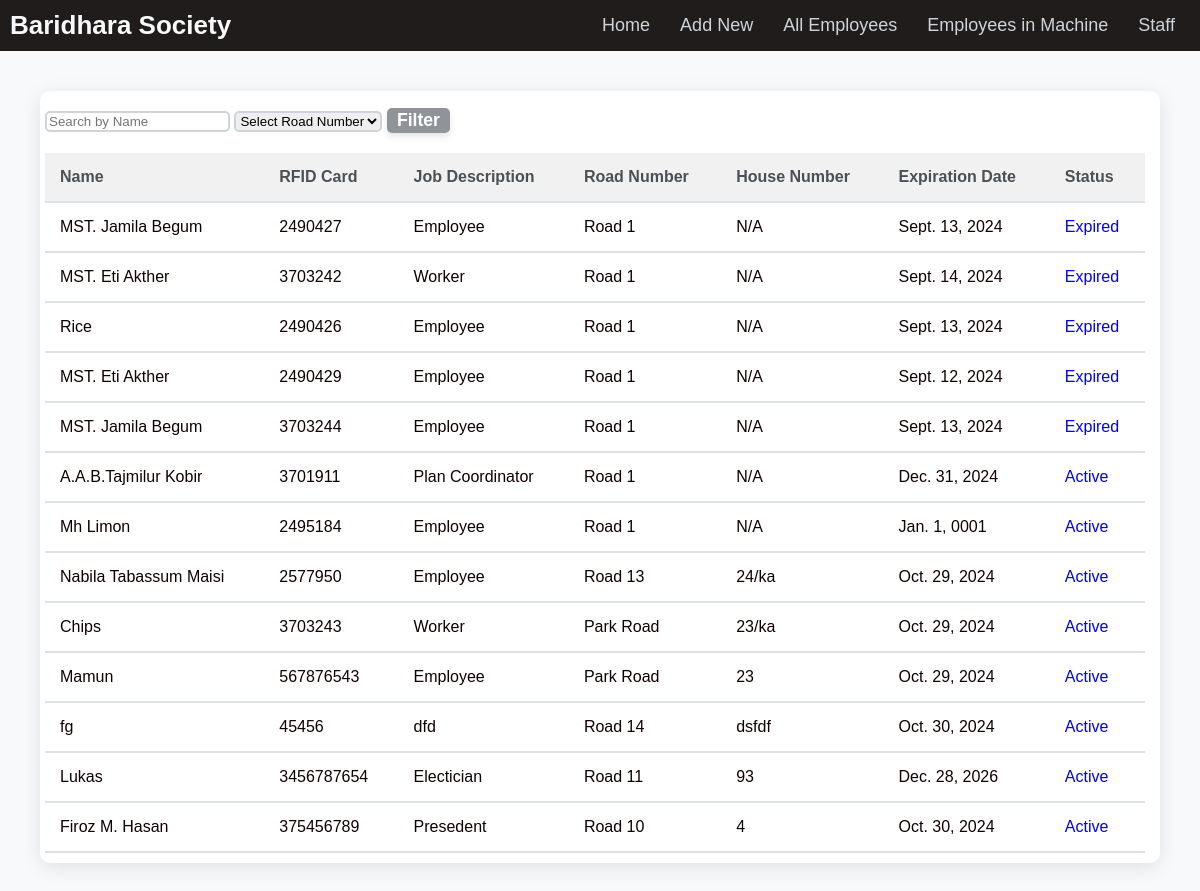
/employees/, run on an earlier commit of the app's database.
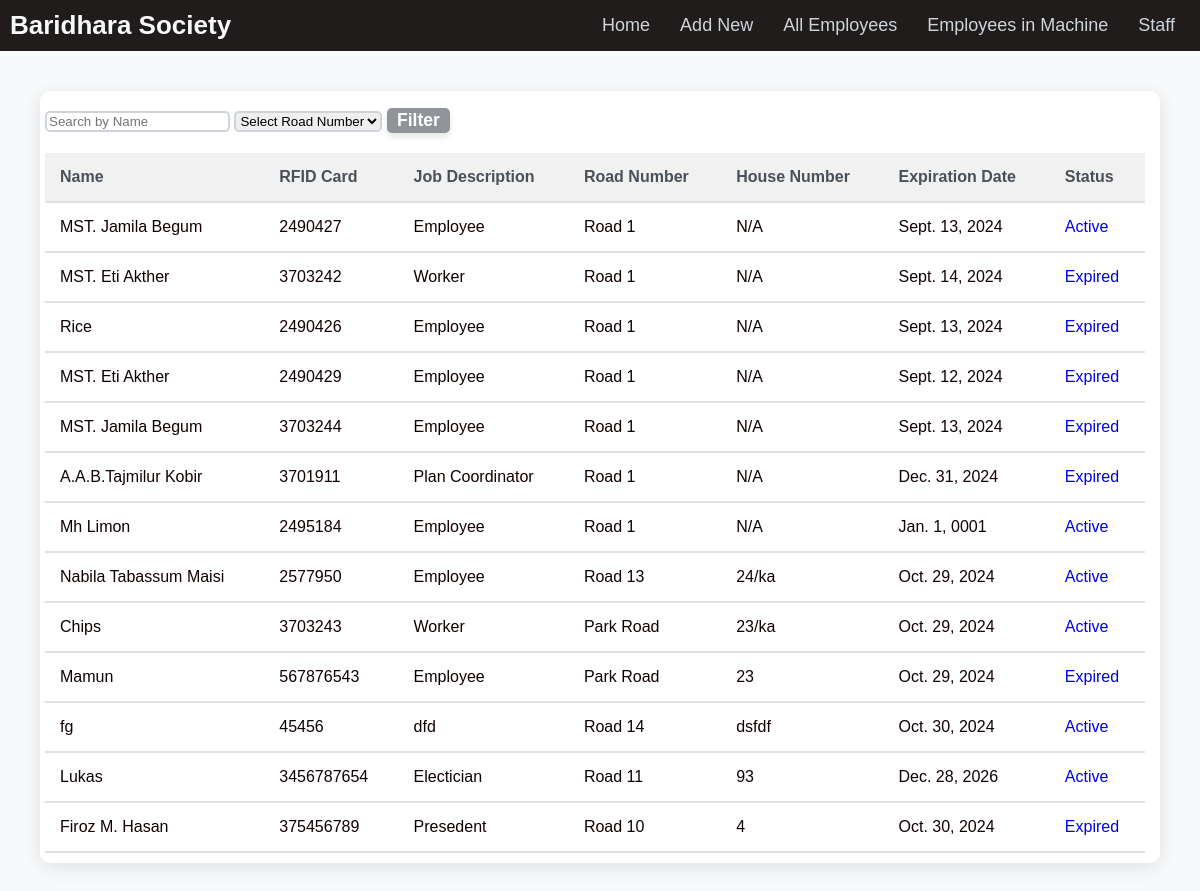
And on a later commit of the database.
### employees/models.py (models this page shows, shortened)
class Employee(models.Model):
    ROAD_CHOICES = [(f"Road {i}", f"Road {i}") for i in range(1, 15)] + [
        ("UN Road", "UN Road"),
        ("Park Road", "Park Road")
    ]
    name = models.CharField(max_length=100)
    rfid_card = models.BigIntegerField(unique=True)
    job_description = models.CharField(max_length=100)
    road_number = models.CharField(max_length=10, choices=ROAD_CHOICES)  # Dropdown for road numbers
    house_number = models.CharField(max_length=10)  # Text field for house number
    expire_date = models.DateField()
    is_active = models.BooleanField(default=True)
    added_to_machine = models.BooleanField(default=False)
    added_at = models.DateTimeField(auto_now_add=True)
    updated_at = models.DateTimeField(auto_now=True)

### employees/views.py (the view)
# urls.py: path('employees/', employee_views.employee_list_view, name='employee_list'),
def employee_list_view(request):
    employees = Employee.objects.all()
    return render(request, 'employees/employee_list.html', {'employees': employees})

### templates/employees/employee_list.html (shortened to what this page needs)
{% extends "employees/base.html" %}
{% load static %}
{% block css %}
    <link rel="stylesheet" href="{% static 'css/employee_list.css' %}">
{% endblock %}
{% block content %}
    <div class="container">
        <form method="GET" class="mb-3 d-flex justify-content-end">
            <div class="input-group">
                <input type="text" name="search" class="form-control" placeholder="Search by Name" value="{{ search_term }}" aria-label="Search by Name">
                <select name="road_number" class="form-select mx-2" aria-label="Select Road Number">
                    <option value="">Select Road Number</option>
                </select>
                <button type="submit" class="btn btn-primary">Filter</button>
            </div>
        </form>
        <table class="table table-bordered">
            <thead>
                <tr>
                    <th>Name</th>
                    <th>RFID Card</th>
                    <th>Job Description</th>
                    <th>Road Number</th>
                    <th>House Number</th>
                    <th>Expiration Date</th>
                    <th>Status</th>
                </tr>
            </thead>
            <tbody>
                {% for employee in employees %}
                <tr>
                    <td>{{ employee.name }}</td>
                    <td>{{ employee.rfid_card }}</td>
                    <td>{{ employee.job_description }}</td>
                    <td>{{ employee.road_number }}</td>
                    <td>{{ employee.house_number }}</td>
                    <td>{{ employee.expire_date }}</td>
                    <td>
                        <a class="hyp_text" href="/employee/{{ employee.rfid_card }}">
                            {% if employee.is_active %}
                                Active
                            {% else %}
                                Expired
                            {% endif %}
                        </a>
                    </td>
                </tr>
                {% endfor %}
            </tbody>
        </table>
    </div>
{% endblock %}

What changed in the data, as far as the page shows it:
changed Employee (number 1 of 13 on the later page): is_active "Expired" → "Active"
changed Employee "A.A.B.Tajmilur Kobir": is_active "Active" → "Expired"
changed Employee "Mamun": is_active "Active" → "Expired"
changed Employee "Firoz M. Hasan": is_active "Active" → "Expired"
